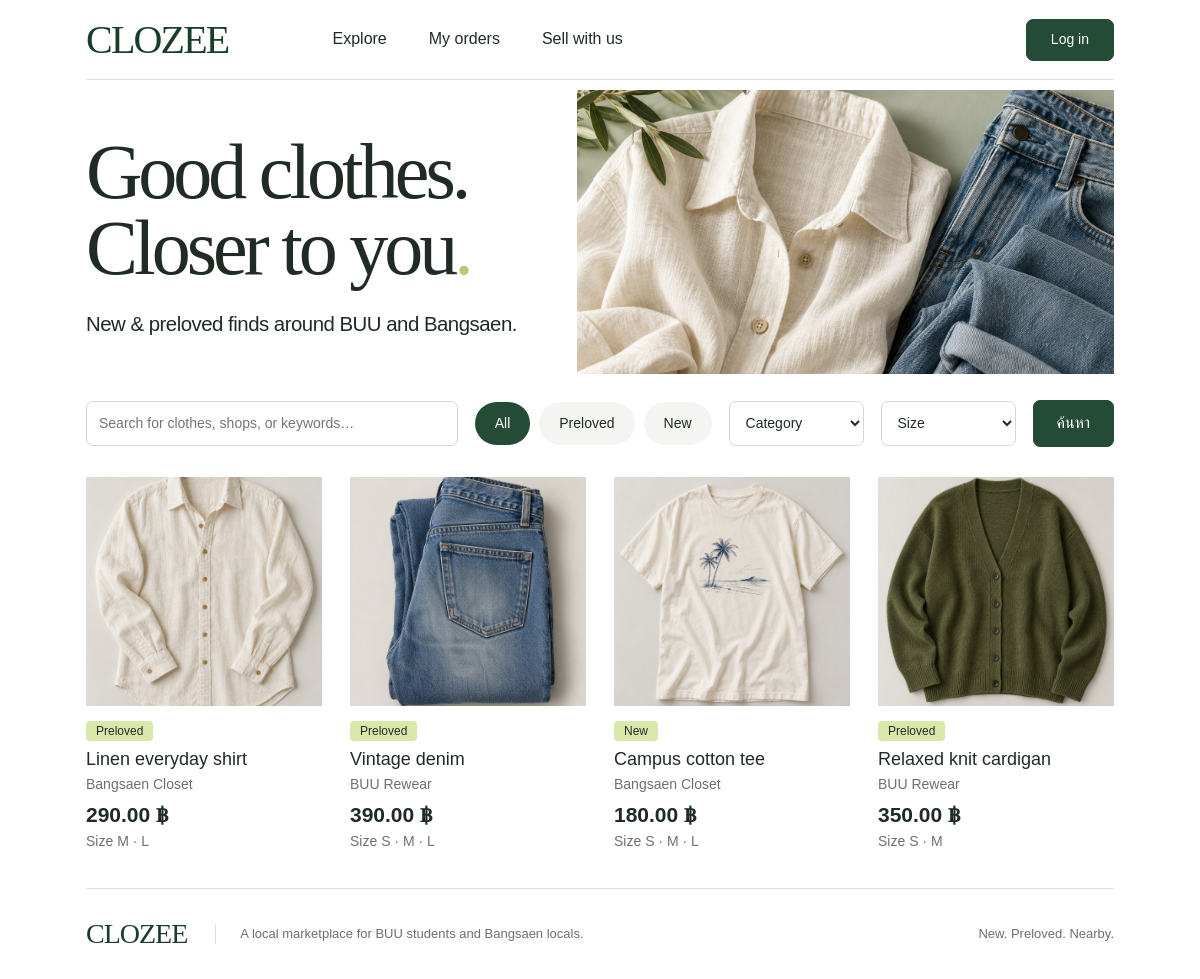
The page / on the database its author committed.
### tables this page shows
CREATE TABLE products (
    product_id BIGINT UNSIGNED NOT NULL AUTO_INCREMENT,
    shop_id BIGINT UNSIGNED NOT NULL,
    product_name VARCHAR(180) NOT NULL,
    description TEXT NULL,
    category VARCHAR(80) NULL,
    condition_type ENUM('new','secondhand') NOT NULL,
    image_path VARCHAR(255) NULL,
    brand VARCHAR(100) NULL,
    chest_cm DECIMAL(4,1) NULL,
    length_cm DECIMAL(4,1) NULL,
    condition_notes VARCHAR(1000) NULL,
    is_active TINYINT(1) NOT NULL DEFAULT 1,
    created_at TIMESTAMP NOT NULL DEFAULT CURRENT_TIMESTAMP,
    updated_at TIMESTAMP NOT NULL DEFAULT CURRENT_TIMESTAMP ON UPDATE CURRENT_TIMESTAMP,
    PRIMARY KEY (product_id),
    KEY idx_products_shop (shop_id),
    KEY idx_products_condition_active (condition_type, is_active),
    CONSTRAINT ck_products_chest CHECK (chest_cm IS NULL OR (chest_cm > 0 AND chest_cm <= 300)),
    CONSTRAINT ck_products_length CHECK (length_cm IS NULL OR (length_cm > 0 AND length_cm <= 300)),
    CONSTRAINT fk_products_shop FOREIGN KEY (shop_id)
      REFERENCES shops(shop_id) ON UPDATE CASCADE ON DELETE RESTRICT
);

CREATE TABLE shops (
    shop_id BIGINT UNSIGNED NOT NULL AUTO_INCREMENT,
    owner_user_id BIGINT UNSIGNED NOT NULL,
    shop_name VARCHAR(150) NOT NULL,
    description TEXT NULL,
    pickup_location VARCHAR(255) NULL,
    is_active TINYINT(1) NOT NULL DEFAULT 1,
    created_at TIMESTAMP NOT NULL DEFAULT CURRENT_TIMESTAMP,
    updated_at TIMESTAMP NOT NULL DEFAULT CURRENT_TIMESTAMP ON UPDATE CURRENT_TIMESTAMP,
    PRIMARY KEY (shop_id),
    UNIQUE KEY uq_shops_owner (owner_user_id),
    CONSTRAINT fk_shops_owner FOREIGN KEY (owner_user_id)
      REFERENCES users(user_id) ON UPDATE CASCADE ON DELETE RESTRICT
);

### public/index.php (called while the page is built)
<?php require __DIR__.'/../app/bootstrap.php';require ROOT.'/app/pages/catalog.php';

### app/config/example.php (called while the page is built)
<?php
return [
    'db_host' => '127.0.0.1',
    'db_port' => 3306,
    'db_name' => 'clozee',
    'db_user' => 'clozee',
    'db_pass' => '',
    'table_prefix' => '',
    'base_path' => '',
    'secure_cookies' => true,
    'delivery_fee' => '30.00',
];

### app/bootstrap.php (called while the page is built, shortened)
<?php
function config(): array
{
    static $values;
    if (is_array($values)) return $values;
    $values = require __DIR__ . '/config/example.php';
    $values['base_path'] = rtrim((string)$values['base_path'], '/');
    return $values;
}
require __DIR__ . '/config/tables.php';
require __DIR__ . '/config/db.php';
require __DIR__ . '/validation.php';
require __DIR__ . '/auth/session.php';
require __DIR__ . '/services/ProductImageService.php';
require __DIR__ . '/services/ProductService.php';
function url(string $path = ''): string { return config()['base_path'] . '/' . ltrim($path, '/'); }
function h(mixed $value): string { return htmlspecialchars((string)$value, ENT_QUOTES | ENT_SUBSTITUTE, 'UTF-8'); }

### app/auth/session.php (called while the page is built, shortened)
<?php
function user(): ?array { return $_SESSION['user'] ?? null; }

### app/services/ProductService.php (called while the page is built, shortened)
<?php
function catalog(array $filters, int $limit=24, int $offset=0): array {
    $where=['p.is_active=1','s.is_active=1','v.is_active=1']; $params=[];
    $sql='SELECT p.*,s.shop_name,(SELECT pi.image_id FROM {{product_images}} pi WHERE pi.product_id=p.product_id ORDER BY pi.sort_order,pi.image_id LIMIT 1) AS cover_image_id,MIN(v.price) AS min_price,SUM(v.stock_quantity) AS total_stock,GROUP_CONCAT(v.size_label ORDER BY v.variant_id SEPARATOR \' · \') AS sizes FROM {{products}} p JOIN {{shops}} s ON s.shop_id=p.shop_id JOIN {{product_variants}} v ON v.product_id=p.product_id WHERE '.implode(' AND ',$where).' GROUP BY p.product_id,s.shop_id ORDER BY p.product_id LIMIT '.max(1,min($limit,100)).' OFFSET '.max(0,$offset);
    return query($sql,$params)->fetchAll();
}

### app/config/db.php (called while the page is built, shortened)
<?php
function db(): PDO
{
    $c = config();
    $pdo = new PDO(
        sprintf('mysql:host=%s;port=%d;dbname=%s;charset=utf8mb4', $c['db_host'], $c['db_port'], $c['db_name']),
        $c['db_user'], $c['db_pass'],
        [PDO::ATTR_ERRMODE => PDO::ERRMODE_EXCEPTION, PDO::ATTR_DEFAULT_FETCH_MODE => PDO::FETCH_ASSOC,
         PDO::ATTR_EMULATE_PREPARES => false, PDO::ATTR_STRINGIFY_FETCHES => false]
    );
    $pdo->exec("SET time_zone = '+00:00'");
    return $pdo;
}
function query(string $sql, array $params = []): PDOStatement
{
    $statement = db()->prepare(resolve_sql($sql));
    $statement->execute($params);
    return $statement;
}

### app/config/tables.php (called while the page is built, shortened)
<?php
function table_name(string $logical): string {
    $prefix=config()['table_prefix'];
    return $prefix.$logical;
}
function resolve_sql(string $sql): string {
    return preg_replace_callback('/\{\{([a-z_]+)\}\}/',fn(array $m):string=>'`'.table_name($m[1]).'`',$sql);
}

### app/services/ProductImageService.php (called while the page is built, shortened)
<?php
function product_image_url(array $product): string {
    return url('assets/images/'.(in_array($product['image_path']??'',IMAGES,true)?$product['image_path']:'linen.jpg'));
}

### app/validation.php (called while the page is built, shortened)
<?php
function cents(mixed $value): int {
    if (!preg_match('/^(0|[1-9][0-9]{0,6})(?:\.([0-9]{1,2}))?$/D', (string)$value, $m)) throw new ValidationException('ราคาต้องไม่ติดลบและมีทศนิยมไม่เกิน 2 หลัก');
    return (int)$m[1]*100 + (int)str_pad($m[2]??'', 2, '0');
}
function money(mixed $decimal): string { return number_format(cents((string)$decimal)/100, 2) . ' ฿'; }

### app/templates/product-card.php (the view)
<article class="product-card"><a class="product-image" href="<?=h(url('product.php?id='.$p['product_id']))?>"><img src="<?=h(product_image_url($p))?>" alt="<?=h($p['product_name'])?>" width="400" height="500" loading="lazy"></a>
<span class="condition"><?=$p['condition_type']==='new'?'New':'Preloved'?></span>
<h2><a href="<?=h(url('product.php?id='.$p['product_id']))?>"><?=h($p['product_name'])?></a></h2><a class="shop-link" href="<?=h(url('shop.php?id='.$p['shop_id']))?>"><?=h($p['shop_name'])?></a>
<p class="price"><?=money($p['min_price'])?></p><p class="muted">Size <?=h($p['sizes'])?><?php if((int)$p['total_stock']===0): ?> · สินค้าหมด<?php endif; ?></p></article>

### app/templates/header.php (shortened to what this page needs)
<?php $currentUser=user(); $cartCount=array_sum($_SESSION['cart']??[]); ?>
<!doctype html><html lang="th"><head><meta charset="utf-8"><meta name="viewport" content="width=device-width,initial-scale=1">
<link rel="icon" href="<?=h(url('assets/favicon.svg'))?>" type="image/svg+xml"><link rel="stylesheet" href="<?=h(url('assets/css/app.css'))?>"><script src="<?=h(url('assets/js/app.js'))?>" defer></script></head>
<body><a class="skip" href="#main">ข้ามไปเนื้อหา</a><div class="shell"><header class="site-header">
<a class="brand" href="<?=h(url())?>">CLOZEE</a><nav aria-label="เมนูหลัก">
<a href="<?=h(url('products.php'))?>">Explore</a><a href="<?=h(url('orders.php'))?>">My orders</a><a href="<?=h(url('seller/dashboard.php'))?>">Sell with us</a>
</nav><div class="account-nav"><?php if($currentUser): ?>
<a href="<?=h(url('cart.php'))?>">ตะกร้า (<?=$cartCount?>)</a><a href="<?=h(url('messages.php'))?>">ข้อความ</a><span class="user-name"><?=h($currentUser['full_name'])?></span><form method="post" action="<?=h(url('logout.php'))?>"><?=csrf_field()?><button class="text-button" type="submit">ออกจากระบบ</button></form>
<?php else: ?><a class="button compact" href="<?=h(url('login.php'))?>">Log in</a><?php endif; ?></div></header>
<main id="main"><?php if(!empty($_SESSION['flash'])): ?><div class="notice" role="status"><?=h($_SESSION['flash'])?></div><?php unset($_SESSION['flash']);endif; ?>

### app/pages/catalog.php (shortened to what this page needs)
<?php
$page=max(1,min(10000,(int)($_GET['page']??1)));
$filters=[];
foreach(['q','condition','category','size'] as $field) $filters[$field]=is_string($_GET[$field]??null)?mb_substr($_GET[$field],0,120):'';
$rows=catalog($filters,25,($page-1)*24);$more=count($rows)>24;$rows=array_slice($rows,0,24);
require ROOT.'/app/templates/header.php';
?>
<section class="editorial"><div><h1>Good clothes.<br>Closer to you<span>.</span></h1><p>New &amp; preloved finds around BUU and Bangsaen.</p></div><img src="<?=h(url('assets/images/hero.jpg'))?>" alt="เสื้อเชิ้ตลินินและยีนส์ โทนธรรมชาติ" width="900" height="600" fetchpriority="high"></section>
<form class="filters" method="get" action="<?=h(url('products.php'))?>" aria-label="ค้นหาเสื้อผ้า">
<label class="search"><span class="sr-only">ค้นหาเสื้อผ้าหรือร้าน</span><input type="search" name="q" value="<?=h($filters['q'])?>" placeholder="Search for clothes, shops, or keywords…" maxlength="120"></label>
<fieldset class="condition-options"><?php foreach([''=>'All','secondhand'=>'Preloved','new'=>'New'] as $v=>$label): ?><label><span><?=h($label)?></span></label><?php endforeach; ?></fieldset>
<label><select name="category"><option value="">Category</option></select></label>
<label><select name="size"><option value="">Size</option></select></label><button type="submit" class="button filter-submit">ค้นหา</button>
</form>
<section aria-label="รายการเสื้อผ้า" class="product-grid"><?php foreach($rows as $p) require ROOT.'/app/templates/product-card.php'; ?></section>
<?php require ROOT.'/app/templates/footer.php'; ?>

### app/templates/footer.php
</main><footer class="site-footer"><a class="brand" href="<?=h(url())?>">CLOZEE</a><p>A local marketplace for BUU students and Bangsaen locals.</p><span>New. Preloved. Nearby.</span></footer></div></body></html>

### public/assets/css/app.css (style rules this page uses)
:root { --ink:#212b26;--green:#244b36;--sage:#eef2ed;--lime:#dbe8ac;--line:#dedfdc;--muted:#6b716d;--danger:#9a302b;--radius:7px;font-family:Arial,"Tahoma",sans-serif;color:var(--ink);background:#fff;font-size:16px;line-height:1.55 }
* { box-sizing:border-box }
body { margin:0 }
a { color:inherit;text-decoration:none }
button,input,select,textarea { font:inherit }
button,a,input,select,textarea { -webkit-tap-highlight-color:transparent }
button,a { touch-action:manipulation }
button { cursor:pointer }
img { display:block;max-width:100% }
.shell { max-width:1536px;padding:0 86px;margin:auto }
.site-header { min-height:80px;display:flex;align-items:center;gap:104px;border-bottom:1px solid var(--line);margin-bottom:10px }
.brand { font:40px Georgia,serif;letter-spacing:-1.8px;color:#183d29;white-space:nowrap }
.site-header nav { display:flex;align-items:center;gap:42px }
.site-header nav a { padding:23px 0;font-size:16px }
.account-nav { margin-left:auto;display:flex;gap:16px;align-items:center;font-size:14px }
.button,button.button { display:inline-flex;align-items:center;justify-content:center;border:1px solid var(--green);background:var(--green);color:#fff;min-height:46px;padding:10px 23px;border-radius:var(--radius);font-weight:500;white-space:nowrap;text-align:center }
.button.compact { min-height:42px;padding:8px 24px }
.editorial { display:grid;grid-template-columns:1fr 1.15fr;align-items:center;gap:24px;margin:8px 0 26px }
.editorial h1 { font:clamp(52px,6.5vw,104px)/.98 Georgia,serif;letter-spacing:-4px;margin:20px 0 }
.editorial h1 span { color:#bbc878 }
.editorial p { font-size:clamp(17px,1.7vw,25px);margin:22px 0 10px;letter-spacing:-.5px }
.editorial>img { width:100%;height:284px;object-fit:cover;object-position:50% 48% }
.filters { display:flex;align-items:center;gap:17px;margin:20px 0 30px }
.filters .search { flex:1;min-width:160px }
.filters input[type=search] { width:100%;padding-left:17px }
.filters select { min-width:135px }
.filters label { margin:0 }
.condition-options { display:flex;gap:9px;padding:0;border:0;margin:0 }
.condition-options label { position:relative;display:block }
.condition-options span { display:block;padding:11px 20px;background:#f4f4f3;border-radius:30px;font-size:14px;cursor:pointer;white-space:nowrap }
.condition-options input:checked+span { background:var(--green);color:white }
.filter-submit { padding:10px 15px }
.product-grid { display:grid;grid-template-columns:repeat(4,minmax(0,1fr));gap:28px;margin-bottom:30px }
.product-image { display:block;background:#e7e5de;overflow:hidden;aspect-ratio:1.03/1;margin-bottom:12px }
.product-image img { width:100%;height:100%;object-fit:cover;transition:transform .25s }
.condition { display:inline-block;padding:1px 10px;background:var(--lime);border-radius:4px;font-size:12px;line-height:1.5 }
.product-card h2 { font-size:18px;line-height:1.4;font-weight:400;margin:4px 0 0 }
.shop-link { font-size:14px;color:var(--muted) }
.price { font-size:21px;font-weight:600;margin:2px 0 0 }
.product-card .muted { margin:0;font-size:14px }
.muted,.field-help { color:var(--muted) }
.site-footer { border-top:1px solid var(--line);display:flex;align-items:center;gap:28px;margin-top:35px;padding:22px 0;color:var(--muted);font-size:13px }
.site-footer .brand { font-size:28px;letter-spacing:-1px }
.site-footer p { padding-left:24px;border-left:1px solid var(--line) }
.site-footer>span { margin-left:auto }
h1,h2,h3,p { overflow-wrap:anywhere }
input:not([type=checkbox]):not([type=radio]),select,textarea { display:block;min-height:45px;border:1px solid #d6d9d4;background:white;color:var(--ink);border-radius:var(--radius);padding:10px 12px;max-width:100% }
label { display:block;font-size:14px;font-weight:500 }
label>input,label>textarea,label>select { margin-top:7px;width:100% }
.filters label>input,.filters label>select { margin-top:0 }

### rows shown on the page
products: image_path (picture), condition_type "Preloved", product_name "Linen everyday shirt", shop.shop_name "Bangsaen Closet", min_price "290.00 ฿", sizes "M · L"
products: image_path (picture), condition_type "Preloved", product_name "Vintage denim", shop.shop_name "BUU Rewear", min_price "390.00 ฿", sizes "S · M · L"
products: image_path (picture), condition_type "New", product_name "Campus cotton tee", shop.shop_name "Bangsaen Closet", min_price "180.00 ฿", sizes "S · M · L"
products: image_path (picture), condition_type "Preloved", product_name "Relaxed knit cardigan", shop.shop_name "BUU Rewear", min_price "350.00 ฿", sizes "S · M"

### other values the page prints
$label "All"
$label "Preloved"
$label "New"
